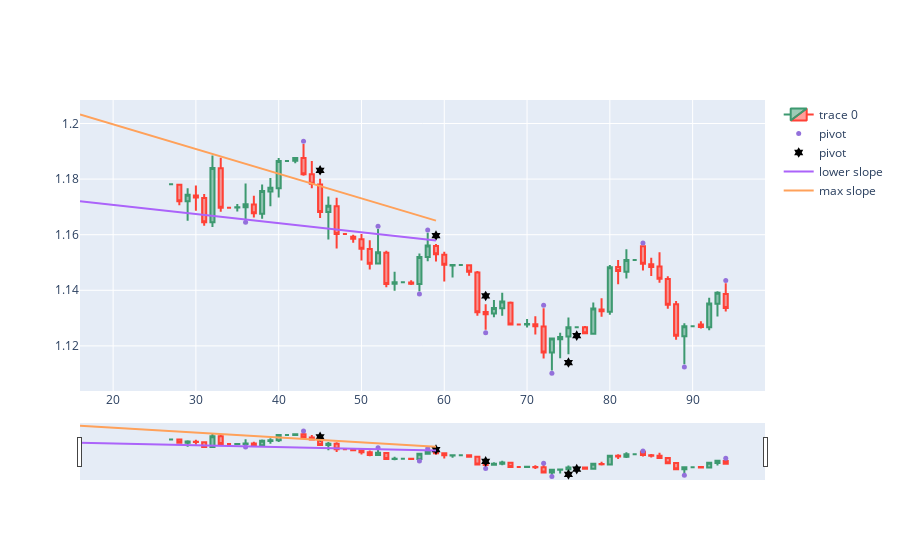

This figure's notebook cell:
### Code cell
candle = 59

fig = go.Figure(data=[go.Candlestick(x=dfpl.index,
                open=dfpl['Open'],
                high=dfpl['High'],
                low=dfpl['Low'],
                close=dfpl['Close'])])

fig.add_scatter(x=dfpl.index, y=dfpl['pointpos'], mode="markers",
                marker=dict(size=5, color="MediumPurple"),
                name="pivot")

fig.add_scatter(x=dfpl.index, y=dfpl['breakpointpos'], mode="markers",
                marker=dict(size=8, color="Black"), marker_symbol="hexagram",
                name="pivot")

sl_lows, interc_lows, sl_highs, interc_highs, r_sq_l, r_sq_h = collect_channel(candle, backcandles, window)
print(r_sq_l, r_sq_h)
x = np.array(range(candle-backcandles-window, candle+1))
fig.add_trace(go.Scatter(x=x, y=sl_lows*x + interc_lows, mode='lines', name='lower slope'))
fig.add_trace(go.Scatter(x=x, y=sl_highs*x + interc_highs, mode='lines', name='max slope'))
#fig.update_layout(xaxis_rangeslider_visible=False)
fig.show()

### Figure 1 — Plotly figure (JSON) as saved in the notebook; plotly's stock layout.template omitted (floating-point values rounded to 4 significant figures)
{"data": [{"close": [1.178, 1.172, 1.174, 1.173, 1.164, 1.184, 1.17, 1.17, 1.17, 1.171, 1.168, 1.176, 1.177, 1.187, 1.187, 1.188, 1.182, 1.178, 1.168, 1.17, 1.16, 1.16, 1.159, 1.155, 1.15, 1.154, 1.142, 1.143, 1.143, 1.142, 1.152, 1.156, 1.153, 1.149, 1.149, 1.149, 1.147, 1.132, 1.131, 1.134, 1.136, 1.128, 1.128, 1.128, 1.127, 1.118, 1.123, 1.123, 1.127, 1.127, 1.125, 1.133, 1.133, 1.148, 1.147, 1.151, 1.151, 1.15, 1.148, 1.144, 1.135, 1.124, 1.127, 1.127, 1.127, 1.135, 1.139, 1.134], "high": [1.178, 1.178, 1.177, 1.178, 1.175, 1.188, 1.188, 1.17, 1.171, 1.178, 1.174, 1.178, 1.18, 1.188, 1.187, 1.188, 1.193, 1.187, 1.18, 1.174, 1.173, 1.16, 1.16, 1.16, 1.158, 1.162, 1.154, 1.147, 1.143, 1.144, 1.153, 1.161, 1.157, 1.154, 1.149, 1.149, 1.149, 1.147, 1.135, 1.137, 1.139, 1.136, 1.128, 1.13, 1.131, 1.134, 1.123, 1.125, 1.13, 1.127, 1.127, 1.136, 1.137, 1.149, 1.151, 1.155, 1.151, 1.156, 1.152, 1.154, 1.145, 1.136, 1.128, 1.127, 1.129, 1.137, 1.14, 1.143], "low": [1.178, 1.171, 1.165, 1.169, 1.163, 1.163, 1.168, 1.17, 1.168, 1.165, 1.166, 1.166, 1.17, 1.173, 1.187, 1.186, 1.181, 1.177, 1.166, 1.158, 1.155, 1.16, 1.157, 1.151, 1.147, 1.149, 1.141, 1.14, 1.143, 1.142, 1.14, 1.15, 1.15, 1.143, 1.145, 1.149, 1.145, 1.131, 1.126, 1.13, 1.131, 1.127, 1.128, 1.127, 1.124, 1.115, 1.111, 1.116, 1.117, 1.127, 1.124, 1.124, 1.13, 1.131, 1.142, 1.144, 1.151, 1.147, 1.145, 1.143, 1.133, 1.122, 1.113, 1.127, 1.126, 1.126, 1.131, 1.132], "open": [1.178, 1.178, 1.172, 1.174, 1.173, 1.164, 1.184, 1.17, 1.17, 1.17, 1.171, 1.168, 1.175, 1.177, 1.187, 1.187, 1.188, 1.182, 1.178, 1.168, 1.17, 1.16, 1.159, 1.158, 1.155, 1.15, 1.154, 1.142, 1.143, 1.143, 1.142, 1.152, 1.156, 1.153, 1.149, 1.149, 1.149, 1.146, 1.132, 1.132, 1.134, 1.136, 1.128, 1.128, 1.128, 1.127, 1.118, 1.122, 1.123, 1.127, 1.127, 1.124, 1.133, 1.132, 1.148, 1.147, 1.151, 1.156, 1.149, 1.149, 1.144, 1.135, 1.123, 1.127, 1.128, 1.127, 1.135, 1.139], "type": "candlestick", "x": [27, 28, 29, 30, 31, 32, 33, 34, 35, 36, 37, 38, 39, 40, 41, 42, 43, 44, 45, 46, 47, 48, 49, 50, 51, 52, 53, 54, 55, 56, 57, 58, 59, 60, 61, 62, 63, 64, 65, 66, 67, 68, 69, 70, 71, 72, 73, 74, 75, 76, 77, 78, 79, 80, 81, 82, 83, 84, 85, 86, 87, 88, 89, 90, 91, 92, 93, 94]}, {"marker": {"color": "MediumPurple", "size": 5}, "mode": "markers", "name": "pivot", "type": "scatter", "x": [27, 28, 29, 30, 31, 32, 33, 34, 35, 36, 37, 38, 39, 40, 41, 42, 43, 44, 45, 46, 47, 48, 49, 50, 51, 52, 53, 54, 55, 56, 57, 58, 59, 60, 61, 62, 63, 64, 65, 66, 67, 68, 69, 70, 71, 72, 73, 74, 75, 76, 77, 78, 79, 80, 81, 82, 83, 84, 85, 86, 87, 88, 89, 90, 91, 92, 93, 94], "y": [null, null, null, null, null, null, null, null, null, 1.164, null, null, null, null, null, null, 1.194, null, null, null, null, null, null, null, null, 1.163, null, null, null, null, 1.139, 1.162, null, null, null, null, null, null, 1.125, null, null, null, null, null, null, 1.135, 1.11, null, null, null, null, null, null, null, null, null, null, 1.157, null, null, null, null, 1.112, null, null, null, null, 1.143]}, {"marker": {"color": "Black", "size": 8, "symbol": "hexagram"}, "mode": "markers", "name": "pivot", "type": "scatter", "x": [27, 28, 29, 30, 31, 32, 33, 34, 35, 36, 37, 38, 39, 40, 41, 42, 43, 44, 45, 46, 47, 48, 49, 50, 51, 52, 53, 54, 55, 56, 57, 58, 59, 60, 61, 62, 63, 64, 65, 66, 67, 68, 69, 70, 71, 72, 73, 74, 75, 76, 77, 78, 79, 80, 81, 82, 83, 84, 85, 86, 87, 88, 89, 90, 91, 92, 93, 94], "y": [null, null, null, null, null, null, null, null, null, null, null, null, null, null, null, null, null, null, 1.183, null, null, null, null, null, null, null, null, null, null, null, null, null, 1.16, null, null, null, null, null, 1.138, null, null, null, null, null, null, null, null, null, 1.114, 1.124, null, null, null, null, null, null, null, null, null, null, null, null, null, null, null, null, null, null]}, {"mode": "lines", "name": "lower slope", "type": "scatter", "x": [16, 17, 18, 19, 20, 21, 22, 23, 24, 25, 26, 27, 28, 29, 30, 31, 32, 33, 34, 35, 36, 37, 38, 39, 40, 41, 42, 43, 44, 45, 46, 47, 48, 49, 50, 51, 52, 53, 54, 55, 56, 57, 58, 59], "y": [1.172, 1.172, 1.171, 1.171, 1.171, 1.17, 1.17, 1.17, 1.169, 1.169, 1.169, 1.168, 1.168, 1.168, 1.167, 1.167, 1.167, 1.166, 1.166, 1.166, 1.165, 1.165, 1.165, 1.164, 1.164, 1.164, 1.164, 1.163, 1.163, 1.163, 1.162, 1.162, 1.162, 1.161, 1.161, 1.161, 1.16, 1.16, 1.16, 1.159, 1.159, 1.159, 1.158, 1.158]}, {"mode": "lines", "name": "max slope", "type": "scatter", "x": [16, 17, 18, 19, 20, 21, 22, 23, 24, 25, 26, 27, 28, 29, 30, 31, 32, 33, 34, 35, 36, 37, 38, 39, 40, 41, 42, 43, 44, 45, 46, 47, 48, 49, 50, 51, 52, 53, 54, 55, 56, 57, 58, 59], "y": [1.203, 1.202, 1.201, 1.201, 1.2, 1.199, 1.198, 1.197, 1.196, 1.195, 1.194, 1.193, 1.193, 1.192, 1.191, 1.19, 1.189, 1.188, 1.187, 1.186, 1.185, 1.185, 1.184, 1.183, 1.182, 1.181, 1.18, 1.179, 1.178, 1.177, 1.177, 1.176, 1.175, 1.174, 1.173, 1.172, 1.171, 1.17, 1.169, 1.169, 1.168, 1.167, 1.166, 1.165]}], "layout": {}}
